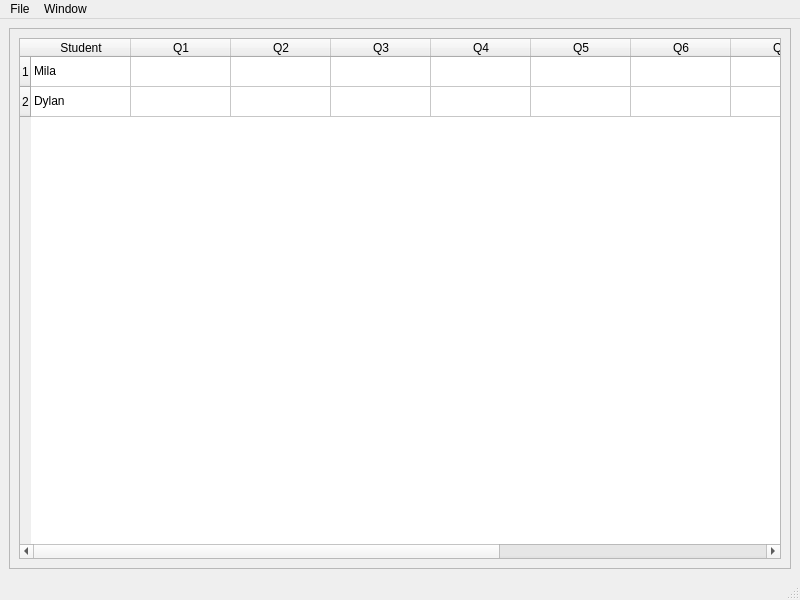
<?xml version="1.0" encoding="UTF-8"?>
<ui version="4.0">
 <class>GradeWindow</class>
 <widget class="QMainWindow" name="GradeWindow">
  <property name="geometry">
   <rect>
    <x>0</x>
    <y>0</y>
    <width>800</width>
    <height>600</height>
   </rect>
  </property>
  <property name="windowTitle">
   <string>MainWindow</string>
  </property>
  <widget class="QWidget" name="centralwidget">
   <layout class="QGridLayout" name="gridLayout">
    <item row="0" column="0">
     <widget class="QScrollArea" name="scrollArea">
      <property name="widgetResizable">
       <bool>true</bool>
      </property>
      <widget class="QWidget" name="scrollAreaWidgetContents">
       <property name="geometry">
        <rect>
         <x>0</x>
         <y>0</y>
         <width>774</width>
         <height>531</height>
        </rect>
       </property>
       <layout class="QGridLayout" name="gridLayout_2">
        <item row="0" column="0">
         <widget class="QTableWidget" name="tableWidget">
          <row>
           <property name="text">
            <string>1</string>
           </property>
          </row>
          <row>
           <property name="text">
            <string>2</string>
           </property>
          </row>
          <column>
           <property name="text">
            <string>Student</string>
           </property>
          </column>
          <column>
           <property name="text">
            <string>Q1</string>
           </property>
          </column>
          <column>
           <property name="text">
            <string>Q2</string>
           </property>
          </column>
          <column>
           <property name="text">
            <string>Q3</string>
           </property>
          </column>
          <column>
           <property name="text">
            <string>Q4</string>
           </property>
          </column>
          <column>
           <property name="text">
            <string>Q5</string>
           </property>
          </column>
          <column>
           <property name="text">
            <string>Q6</string>
           </property>
          </column>
          <column>
           <property name="text">
            <string>Q7</string>
           </property>
          </column>
          <column>
           <property name="text">
            <string>Q8</string>
           </property>
          </column>
          <column>
           <property name="text">
            <string>Q9</string>
           </property>
          </column>
          <column>
           <property name="text">
            <string>Q10</string>
           </property>
          </column>
          <item row="0" column="0">
           <property name="text">
            <string>Mila</string>
           </property>
          </item>
          <item row="1" column="0">
           <property name="text">
            <string>Dylan</string>
           </property>
          </item>
         </widget>
        </item>
       </layout>
      </widget>
     </widget>
    </item>
   </layout>
  </widget>
  <widget class="QMenuBar" name="menubar">
   <property name="geometry">
    <rect>
     <x>0</x>
     <y>0</y>
     <width>800</width>
     <height>22</height>
    </rect>
   </property>
   <widget class="QMenu" name="menuWindow">
    <property name="title">
     <string>Window</string>
    </property>
    <addaction name="actionGradeWindow"/>
   </widget>
   <widget class="QMenu" name="menuFile">
    <property name="title">
     <string>File</string>
    </property>
    <addaction name="actionSave"/>
    <addaction name="actionQuit"/>
   </widget>
   <addaction name="menuFile"/>
   <addaction name="menuWindow"/>
  </widget>
  <widget class="QStatusBar" name="statusbar"/>
  <action name="actionGradeWindow">
   <property name="text">
    <string>Grade Window</string>
   </property>
   <property name="shortcut">
    <string>Meta+G</string>
   </property>
  </action>
  <action name="actionSave">
   <property name="text">
    <string>Save</string>
   </property>
   <property name="shortcut">
    <string>Meta+S, Ctrl+S</string>
   </property>
  </action>
  <action name="actionQuit">
   <property name="text">
    <string>Quit</string>
   </property>
   <property name="shortcut">
    <string>Meta+Q</string>
   </property>
  </action>
 </widget>
 <resources/>
 <connections/>
</ui>
